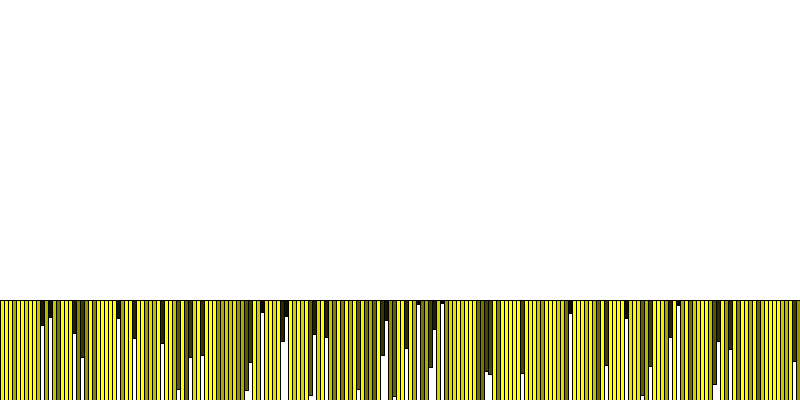
Frame 1 (no input)
Frame 60 (the mouse pressed at the canvas centre just before this capture): identical to frame 1, image omitted
Frame 120 (the mouse held since frame 60 and released just before this capture): identical to frame 1, image omitted

The Processing sketch that drew this single still picture (run headless with seeded random() and noise(); from frame 60 on, the mouse is pressed at the canvas centre):

// Processing sketch: milestone1
// ── milestone1.pde
import java.util.concurrent.ThreadLocalRandom;

int[] anArray;

void setup() {
  size(800,400);
  background(255,255,255);
  anArray = new int[200];
  for (int i=0; i < 200; i++) {
    int randomNum = ThreadLocalRandom.current().nextInt(0,height);
    anArray[i] = randomNum;
  }
}

void draw() {
  for (int i=0; i < 200; i++) {
    int element = anArray[i];
    fill(element,element,0);
    rect(i * width/200, height - 100, width/200, element);
  }
}
